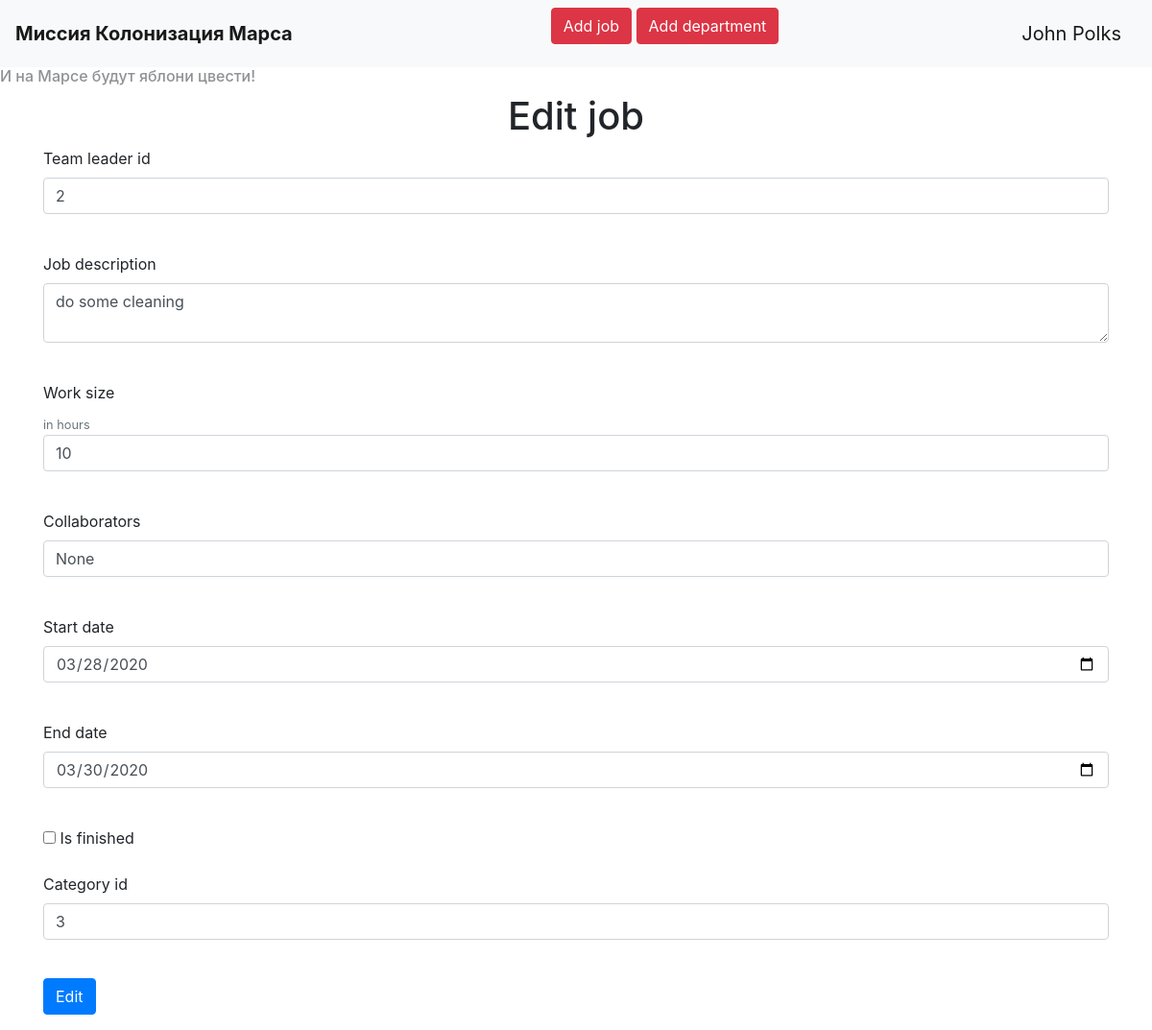
The app's page /edit/job/13 (signed in) with its own data.
### __all_models.py (models this page shows, shortened)
class User(SqlAlchemyBase, UserMixin):
    __tablename__ = 'users'
    id = sqlalchemy.Column(sqlalchemy.Integer, primary_key=True, autoincrement=True)
    surname = sqlalchemy.Column(sqlalchemy.String)
    name = sqlalchemy.Column(sqlalchemy.String)
    age = sqlalchemy.Column(sqlalchemy.Integer)
    position = sqlalchemy.Column(sqlalchemy.String)
    speciality = sqlalchemy.Column(sqlalchemy.String)
    address = sqlalchemy.Column(sqlalchemy.String)
    email = sqlalchemy.Column(sqlalchemy.String, unique=True)
    hashed_password = sqlalchemy.Column(sqlalchemy.String)
    modified_date = sqlalchemy.Column(sqlalchemy.DateTime)
    username = sqlalchemy.Column(sqlalchemy.String, unique=True)

class Jobs(SqlAlchemyBase, SerializerMixin):
    __tablename__ = 'jobs'
    id = sqlalchemy.Column(sqlalchemy.Integer, primary_key=True, autoincrement=True)
    team_leader = sqlalchemy.Column(sqlalchemy.Integer, sqlalchemy.ForeignKey('users.id'))
    job = sqlalchemy.Column(sqlalchemy.String)
    work_size = sqlalchemy.Column(sqlalchemy.Integer)
    collaborators = sqlalchemy.Column(sqlalchemy.String)
    start_date = sqlalchemy.Column(sqlalchemy.DateTime, default=datetime.datetime.now())
    end_date = sqlalchemy.Column(sqlalchemy.DateTime)
    is_finished = sqlalchemy.Column(sqlalchemy.Boolean)
    creator_id = sqlalchemy.Column(sqlalchemy.Integer)
    users = orm.relation('User')
    tm_leader = orm.relationship('User', foreign_keys='Jobs.team_leader')
    categories = orm.relation('Category', secondary='association', backref='jobs')

### main.py (the view, shortened to what this page needs)
@app.route('/edit/<type>/<int:id>', methods=['GET', 'POST'])
@login_required
def edit_item(type, id):
    if type == 'job':
        form = NewJobForm()
        form.submit.label.text = 'Edit'
        sesion = db_session.create_session()
        job = sesion.query(Jobs).get(id)
        if not job:
            abort(404)
        if request.method == 'GET':
            form.collaborator.data = 'None'
            form.job.data = job.job
            form.work_size.data = job.work_size
            form.team_leader.data = job.team_leader
            form.start_date.data = job.start_date
            form.end_date.data = job.end_date
            if len(job.categories) > 0:
                form.category_id.data = job.categories[0].cat_id
            form.is_finished.data = job.is_finished
        return render_template('newjob.html', add_title='Edit job', title='Job edit', form=form)

### forms.py
class NewJobForm(FlaskForm):
    team_leader = IntegerField('Team leader id', validators=[DataRequired()])
    job = TextAreaField('Job description', validators=[DataRequired()])
    work_size = FloatField('Work size', validators=[DataRequired()])
    collaborator = StringField('Collaborators', validators=[DataRequired()])
    start_date = DateField('Start date', default=datetime.datetime.today(), format='%Y-%m-%d')
    end_date = DateField('End date', default=datetime.datetime.today(), format='%Y-%m-%d')
    is_finished = BooleanField('Is finished', default=False)
    category_id=IntegerField('Category id',validators=[DataRequired()])
    submit = SubmitField('Add job')

### db_session.py (called while the page is built)
def create_session() -> Session:
    global __factory
    return __factory()

### main.py (called while the page is built)
@login_manager.user_loader
def load_user(id):
    sesion = db_session.create_session()
    return sesion.query(User).get(id)

### templates/newjob.html (shortened to what this page needs)
{% extends "base.html" %}
{% block content %}
    <div align="center">
    <h1>{{add_title}}</h1>
    </div>
    <form action="" method="post" novalidate>
        {% for field in form if field.name != 'csrf_token' and field.name != 'submit'%}
        <p>
            {% if field.name != 'is_finished'%}
            {{ field.label }}<br>
            {% if field.name == 'work_size' %}
                <small class="text-muted">in hours</small>
            {% endif %}
            {{ field(class="form-control") }}<br>
            {% else %}
                {{field()}} {{field.label}}
            {% endif %}
        </p>
        {% endfor %}
        <p>{{form.submit(class="btn btn-primary",type="submit")}}</p>
    </form>
{% endblock %}

### templates/base.html (shortened to what this page needs)
<!doctype html>
<html lang="en">
<head>
    <link rel="stylesheet"
          href="https://stackpath.bootstrapcdn.com/bootstrap/4.4.1/css/bootstrap.min.css"
>
    <link rel="stylesheet" href="{{ url_for('static', filename='css/style.css') }}">
</head>
<body>
<header>
    <nav class="navbar navbar-light bg-light">
        <a class="navbar-brand" href="/"><b>Миссия Колонизация Марса</b></a>
        {% if request.path != '/addjob'%}
        <p>
        <a class="btn btn-danger" href="/addjob">Add job</a>
        <a class="btn btn-danger" href="/adddepartment">Add department</a>
        </p>
        {% endif %}
        {% if current_user.is_authenticated %}
            <a class="navbar-brand" href="/logout">{{ current_user.name }} {{ current_user.surname }}</a>
        {% else %}
            <p>
            <a class="btn btn-primary " href="/register">Register</a>
            <a class="btn btn-success" href="/login">Login</a>
            </p>
        {% endif %}
    </nav>
</header>
 <h6 style="opacity: 0.5">И на Марсе будут яблони цвести!</h6>
<main role="main" class="container">
    {% block content %}{% endblock %}
</main>
</body>
</html>

### records on screen
User: name "John", surname "Polks"
Jobs: team_leader "2" "do some cleaning" "10" "03/28/2020" "03/30/2020"

### other values on screen
{{ add_title }} "Edit job"
{{ field.label }} "Team leader id" "Job description" "Work size" "Collaborators" "Start date" "End date" "Category id"
{{ field.label }} "Is finished"
